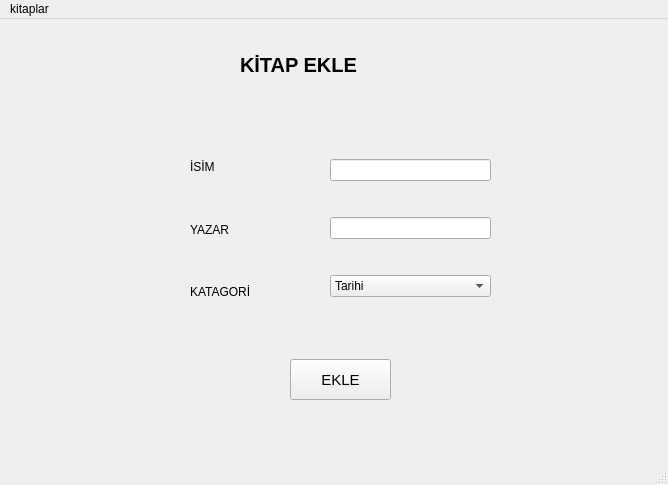
<?xml version="1.0" encoding="UTF-8"?>
<ui version="4.0">
 <class>MainWindow</class>
 <widget class="QMainWindow" name="MainWindow">
  <property name="geometry">
   <rect>
    <x>0</x>
    <y>0</y>
    <width>668</width>
    <height>485</height>
   </rect>
  </property>
  <property name="windowTitle">
   <string>MainWindow</string>
  </property>
  <widget class="QWidget" name="centralwidget">
   <widget class="QLabel" name="label">
    <property name="geometry">
     <rect>
      <x>240</x>
      <y>30</y>
      <width>151</width>
      <height>31</height>
     </rect>
    </property>
    <property name="font">
     <font>
      <pointsize>15</pointsize>
      <weight>75</weight>
      <bold>true</bold>
     </font>
    </property>
    <property name="text">
     <string>KİTAP EKLE</string>
    </property>
   </widget>
   <widget class="QWidget" name="verticalLayoutWidget">
    <property name="geometry">
     <rect>
      <x>190</x>
      <y>120</y>
      <width>131</width>
      <height>181</height>
     </rect>
    </property>
    <layout class="QVBoxLayout" name="verticalLayout">
     <item>
      <widget class="QLabel" name="label_isim_kitap_ekle">
       <property name="text">
        <string>İSİM</string>
       </property>
      </widget>
     </item>
     <item>
      <widget class="QLabel" name="label_yazar_kitap_ekle">
       <property name="text">
        <string>YAZAR</string>
       </property>
      </widget>
     </item>
     <item>
      <widget class="QLabel" name="label_katagori_kitap_ekle">
       <property name="text">
        <string>KATAGORİ</string>
       </property>
      </widget>
     </item>
    </layout>
   </widget>
   <widget class="QWidget" name="verticalLayoutWidget_2">
    <property name="geometry">
     <rect>
      <x>330</x>
      <y>110</y>
      <width>161</width>
      <height>201</height>
     </rect>
    </property>
    <layout class="QVBoxLayout" name="verticalLayout_2">
     <item>
      <widget class="QLineEdit" name="lineEdit_isim_kitap_ekle"/>
     </item>
     <item>
      <widget class="QLineEdit" name="lineEdit_yazar_kitap_ekle"/>
     </item>
     <item>
      <widget class="QComboBox" name="comboBox_katagori_kitap_ekle">
       <item>
        <property name="text">
         <string>Tarihi</string>
        </property>
       </item>
       <item>
        <property name="text">
         <string>Macera</string>
        </property>
       </item>
       <item>
        <property name="text">
         <string>Aksiyon</string>
        </property>
       </item>
       <item>
        <property name="text">
         <string>Durağan</string>
        </property>
       </item>
      </widget>
     </item>
    </layout>
   </widget>
   <widget class="QPushButton" name="pushButton_ekle_kitap_ekle">
    <property name="geometry">
     <rect>
      <x>290</x>
      <y>340</y>
      <width>101</width>
      <height>41</height>
     </rect>
    </property>
    <property name="font">
     <font>
      <pointsize>11</pointsize>
      <weight>50</weight>
      <bold>false</bold>
     </font>
    </property>
    <property name="text">
     <string>EKLE</string>
    </property>
   </widget>
  </widget>
  <widget class="QMenuBar" name="menubar">
   <property name="geometry">
    <rect>
     <x>0</x>
     <y>0</y>
     <width>668</width>
     <height>26</height>
    </rect>
   </property>
   <widget class="QMenu" name="menuKitaplar">
    <property name="title">
     <string>kitaplar</string>
    </property>
    <addaction name="actionOkunan_Kitaplar"/>
    <addaction name="actionOkunmayan_Kitaplar"/>
   </widget>
   <addaction name="menuKitaplar"/>
  </widget>
  <widget class="QStatusBar" name="statusbar"/>
  <action name="actionOkunan_Kitaplar">
   <property name="text">
    <string>Okunan Kitaplar</string>
   </property>
  </action>
  <action name="actionOkunmayan_Kitaplar">
   <property name="text">
    <string>Okunmayan Kitaplar</string>
   </property>
  </action>
 </widget>
 <resources/>
 <connections/>
</ui>
